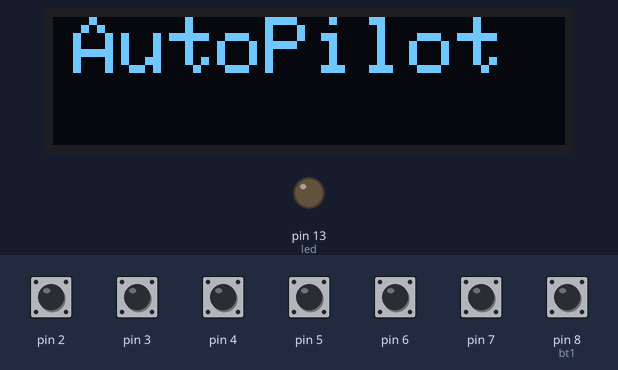
Bench run of a sketch on a simulated Arduino Uno, built with avr-gcc and run on an emulated ATmega328P. Shown: 128×32 one-colour display, output pins drawn as LEDs (lit = HIGH). The test bench sets the inputs (shaded band); at power-on: pin 2–7, pin 8 (bt1) HIGH. The display library's start-up logo is not drawn.

Above: at 3.2 s.
3.3 s: pin 8 (bt1) pulled LOW for 0.15 s
At 4.4 s:
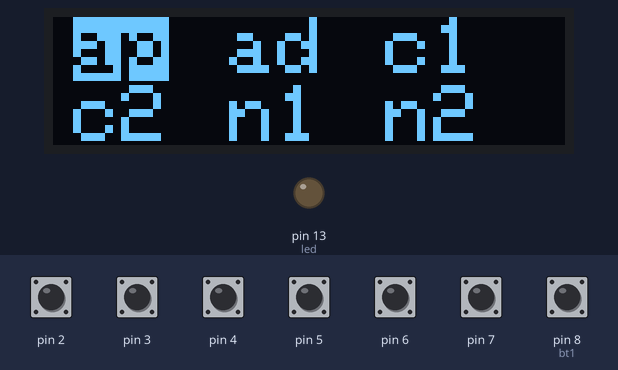
4.9 s: pin 8 (bt1) pulled LOW for 1 s
At 5.3 s:
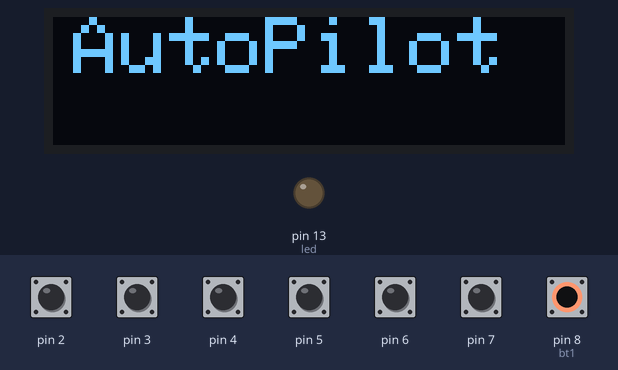
Timing chart, 0 to 7.9 s (numbered marks = the images above; inputs shaded):
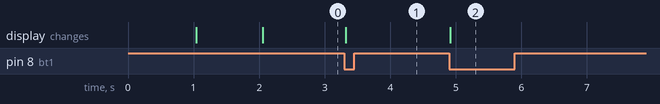

The sketch:

fsxconnect.ino
```cpp
#include "ClientEvents.h"

// oled
// pin: scl(A5) sda(A4)
#include <SPI.h>
#include <Wire.h>
#include <Adafruit_SSD1306.h>
#define SCREEN_WIDTH 128 // OLED display width, in pixels
#define SCREEN_HEIGHT 32 // OLED display height, in pixels
// Declaration for an SSD1306 display connected to I2C (SDA, SCL pins)
#define OLED_RESET     4 // Reset pin # (or -1 if sharing Arduino reset pin)
Adafruit_SSD1306 display(SCREEN_WIDTH, SCREEN_HEIGHT, &Wire, OLED_RESET);


// button
#include <Button.h>
void button1Click();
Button bt1(8, button1Click);


// encoder
#include <RotaryEncoder.h>
void EncRotate(int dir);
void EncRotate2(int dir);
void EncPush();
RotaryEncoder enc(2,3,4, EncRotate, EncPush);
RotaryEncoder enc2(5,6,7, EncRotate2, EncPush);

enum MODE
{
  MODE_AP,
  MODE_AUDIO,
  MODE_COM1,
  MODE_COM2,
  MODE_NAV1,
  MODE_NAV2,
  MODE_MAX
};
int modeIndex = 0;

// encoder table
int8_t enctable[][4] =
{
  {-1, -1, -1, -1}, // ap
  {-1, -1, -1, -1}, // ad
  {COM_RADIO_WHOLE_DEC, COM_RADIO_WHOLE_INC, COM_RADIO_FRACT_DEC, COM_RADIO_FRACT_INC}, //
  {COM2_RADIO_WHOLE_DEC, COM2_RADIO_WHOLE_INC, COM2_RADIO_FRACT_DEC, COM2_RADIO_FRACT_INC}, //
  {NAV1_RADIO_WHOLE_DEC, NAV1_RADIO_WHOLE_INC, NAV1_RADIO_FRACT_DEC, NAV1_RADIO_FRACT_INC}, //
  {NAV2_RADIO_WHOLE_DEC, NAV2_RADIO_WHOLE_INC, NAV2_RADIO_FRACT_DEC, NAV2_RADIO_FRACT_INC}, //

};

// internal val
int led = 13;
bool isUpdate = true;

char text[][10] =
{
  "AutoPilot", // max 9 char
  "Audio",
  "Com 1",
  "Com 2",
  "Nav 1",
  "Nav 2",
};

int showMenu = 0; // 0 menu, 1 sub
char encval2[10] = "";


void setup() {
  Serial.begin(9600);
  pinMode(led, OUTPUT);

  // display
  delay(1000);
  display.begin(SSD1306_SWITCHCAPVCC, 0x3C);
  display.display();
  delay(1000);
}

void loop() {
  bt1.run();
  enc.run();
  enc2.run();

  if (isUpdate)
  {
    isUpdate = false;
    if (showMenu) {
      displayMenu();
    }
    else {
      displayText();
    }
  }

  delay(1);
}

void displayText()
{
  display.clearDisplay();
  display.setTextSize(2);
  display.setTextColor(SSD1306_WHITE);

  display.setCursor(5, 0);
  display.print(text[modeIndex]);

  display.setCursor(5, 17);
  display.print(encval2);

  display.display();
}

void displayMenu()
{
  display.clearDisplay();
  display.setTextSize(2);
  display.setTextColor(SSD1306_WHITE);

  display.setCursor(0, 0);
  char tet[][3] = {
    "ap", "ad", "c1", "c2", "n1", "n2",
  };
  int index = 0;
  for (int i = 0; i < 2; i++) {
    for (int j = 0; j < 3; j++) {
      int x = j * 39 + 5;
      int y = i * 17;
      display.setCursor(x, y);
      if (index == modeIndex) {
        display.setTextColor(SSD1306_BLACK, SSD1306_WHITE);
      }
      else {
        display.setTextColor(SSD1306_WHITE);
      }
      display.print(tet[index]);
      index++;
    }
  }

  display.display();
}


void button1Click()
{
  showMenu = !showMenu;
  isUpdate = true;
}

void MenuRotate(int dir) {
  modeIndex = (modeIndex + MODE_MAX + dir) %  MODE_MAX;
  isUpdate = true;
}

void EncRotate(int dir)
{
  if (showMenu) {
    MenuRotate(dir);
    return;
  }

  int8_t key = -1;
  bool alt = dir > 0;
  key = enctable[modeIndex][alt];

  if (key > (-1)) {
    Serial.write(key);
  }

  sprintf(encval2, "value:%d", key);
  isUpdate = true;
}


void EncRotate2(int dir)
{
  if (showMenu) {
    MenuRotate(dir);
    return;
  }

  int8_t key = -1;
  bool alt = dir > 0;
  key = enctable[modeIndex][alt + 2];

  if (key > (-1)) {
    Serial.write(key);
  }

  sprintf(encval2, "value:%d", key);
  isUpdate = true;
}


void EncPush()
{
  int8_t key = -1;

  switch (modeIndex) {
    case MODE_AP:
      break;

    case MODE_AUDIO:
      break;

    case MODE_COM1:
      key = COM_STBY_RADIO_SWAP;
      break;

    case MODE_COM2:
      key = COM2_RADIO_SWAP;
      break;

    case MODE_NAV1:
      key = NAV1_RADIO_SWAP;
      break;

    case MODE_NAV2:
      key = NAV2_RADIO_SWAP;
      break;
  }

  if (key > -1) {
    Serial.write(key);
  }
}
```

ClientEvents.h
```cpp
enum CLIENT_EVENTS
{
EVENT_NONE,
COM_RADIO_WHOLE_DEC,
COM_RADIO_WHOLE_INC,
COM_RADIO_FRACT_DEC,
COM_RADIO_FRACT_INC,
COM_STBY_RADIO_SWAP,
COM2_RADIO_WHOLE_DEC,
COM2_RADIO_WHOLE_INC,
COM2_RADIO_FRACT_DEC,
COM2_RADIO_FRACT_INC,
COM2_RADIO_SWAP,
NAV1_RADIO_WHOLE_DEC,
NAV1_RADIO_WHOLE_INC,
NAV1_RADIO_FRACT_DEC,
NAV1_RADIO_FRACT_INC,
NAV1_RADIO_SWAP,
NAV2_RADIO_WHOLE_DEC,
NAV2_RADIO_WHOLE_INC,
NAV2_RADIO_FRACT_DEC,
NAV2_RADIO_FRACT_INC,
NAV2_RADIO_SWAP,
COM1_TRANSMIT_SELECT,
COM2_TRANSMIT_SELECT,
RADIO_VOR1_IDENT_TOGGLE,
RADIO_VOR2_IDENT_TOGGLE,
GPS_GROUP_KNOB_INC,
GPS_GROUP_KNOB_DEC,
GPS_PAGE_KNOB_INC,
GPS_PAGE_KNOB_DEC,
GPS_CURSOR_BUTTON,
GPS_NEAREST_BUTTON,
GPS_MSG_BUTTON,
GPS_DIRECTTO_BUTTON,
GPS_MENU_BUTTON,
GPS_CLEAR_BUTTON,
GPS_ENTER_BUTTON,
GPS_CLEAR_ALL_BUTTON,
AP_MASTER,
AP_HDG_HOLD,
AP_NAV1_HOLD,
AP_APR_HOLD,
AP_BC_HOLD,
AP_ALT_HOLD,
AP_ALT_VAR_INC,
AP_ALT_VAR_DEC,
AP_VS_VAR_INC,
AP_VS_VAR_DEC,
TOGGLE_GPS_DRIVES_NAV1,
HEADING_BUG_INC,
HEADING_BUG_DEC,
HEADING_BUG_SET,
VOR1_OBI_DEC,
VOR1_OBI_INC,
VOR2_OBI_DEC,
VOR2_OBI_INC,
PANEL_3,
STROBES_TOGGLE,
LANDING_LIGHTS_TOGGLE,
TOGGLE_NAV_LIGHTS,
TOGGLE_TAXI_LIGHTS,
PANEL_LIGHTS_TOGGLE,
G1000_PFD_CURSOR_BUTTON,
G1000_PFD_GROUP_KNOB_INC,
G1000_PFD_GROUP_KNOB_DEC,
G1000_PFD_PAGE_KNOB_INC,
G1000_PFD_PAGE_KNOB_DEC,
G1000_MFD_CURSOR_BUTTON,
G1000_MFD_GROUP_KNOB_INC,
G1000_MFD_GROUP_KNOB_DEC,
G1000_MFD_PAGE_KNOB_INC,
G1000_MFD_PAGE_KNOB_DEC,
};
```

Measured:
- after the input at 3.3 s, the display: changes at once (image 1)
- after the input at 4.9 s, the display: changes at once (image 2)
